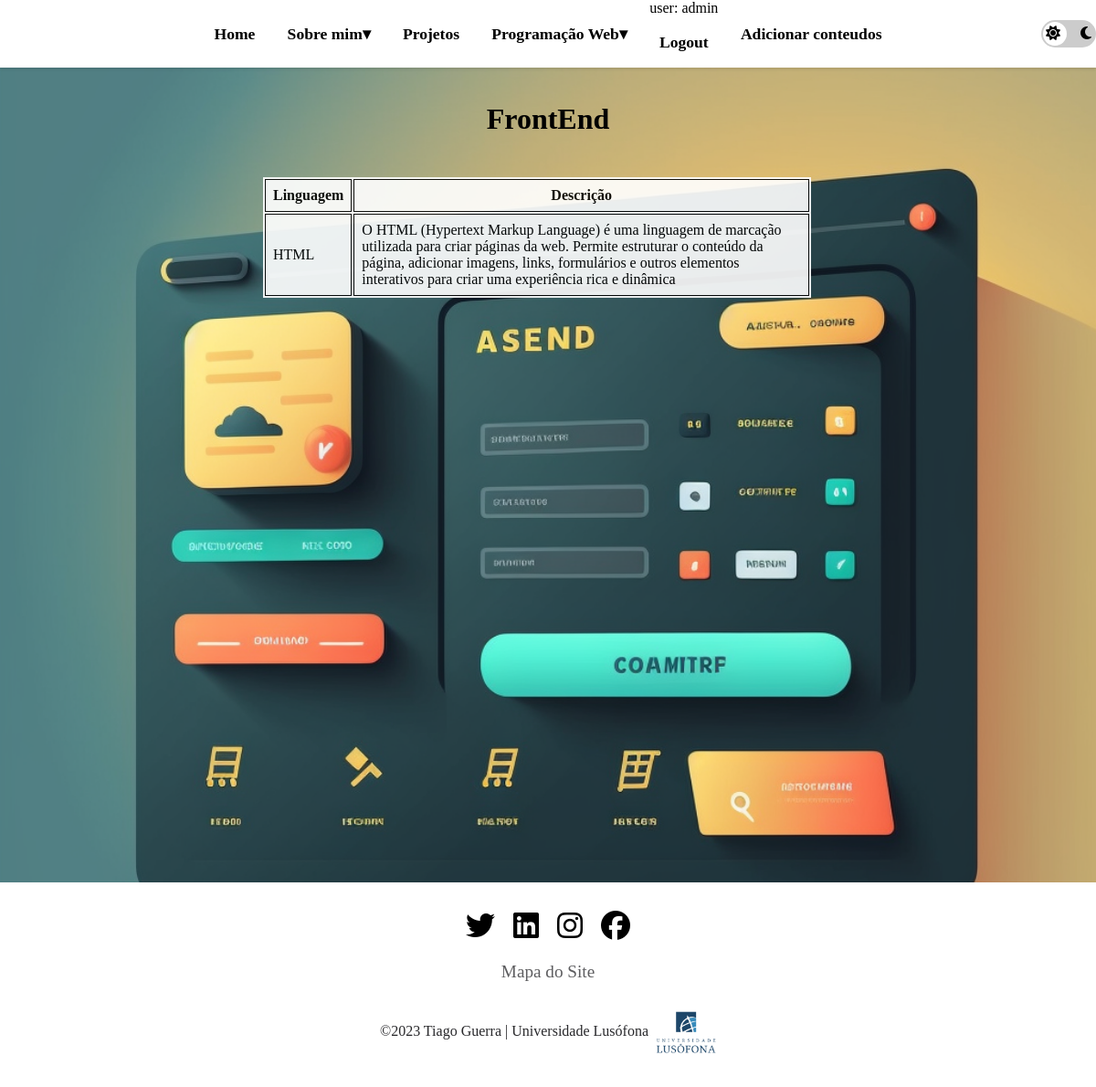
Screenshot of /frontend (signed in) with the database file from the repository.
### portfolio/models.py (models this page shows, shortened)
class Frontend(models.Model):
    nome = models.CharField(max_length=75, blank=True)
    descricao = models.TextField(max_length=2000, blank=True)

### portfolio/views.py (the view)
# urls.py: path('frontend', views.frontend_page_view, name='frontend'),
def frontend_page_view(request):
    frontend = Frontend.objects.all()
    return render(request, 'portfolio/frontend.html', {'frontend': frontend})

### portfolio/templates/portfolio/frontend.html (shortened to what this page needs)
{% extends 'portfolio/layout.html' %}
{% load static %}
{% block head %}
<link rel="stylesheet" href="{% static 'css/frontend.css' %}">
{% endblock %}
{% block main %}
    <h1>FrontEnd</h1>
    <table class="tabela1ano">
        <thead>
            <tr class="header-tr">
                <th>Linguagem</th>
                <th>Descrição</th>
            </tr>
        </thead>
        <tbody>
            <tr>
                {% for item in frontend %}
                  <td>{{ item.nome }}</td>
                  <td>{{ item.descricao }}</td>
                {% endfor %}
            </tr>
        </tbody>
    </table>
{% endblock %}

### portfolio/templates/portfolio/layout.html (shortened to what this page needs)
<!DOCTYPE html>
<html>
{% load static %}
  <head>
    <link rel="stylesheet" href="{% static 'css/geral-light.css' %}">
    {% block head %}
    {% endblock head %}
  </head>
  <body>
    <header>
      <nav>
        <ul>
          <li><a href="{% url 'portfolio:home' %}">Home</a></li>
          <li><a>Sobre mim</a>
          </li>
          <li><a href="{% url 'portfolio:projetos' %}">Projetos</a></li>
          <li><a>Programação Web</a>
          </li>
          <li>
            {% if request.user.is_authenticated %}
            user: {{request.user}}
            <a href="{% url 'portfolio:logout' %}">Logout</a>
            {% else %}
            <a href="{% url 'portfolio:login' %}">Login</a>
            {% endif %}
          </li>
          <li><a href="{% url 'portfolio:adiciona_conteudos' %}">Adicionar conteudos</a></li>
          <div class="toggle-container">
            <label class="toggle">
              <span class="slider"></span>
              <span class="icon sun"><i class="fas fa-sun"></i></span>
              <span class="icon moon"><i class="fas fa-moon"></i></span>
            </label>
          </div>
        </ul>
      </nav>
    </header>
    <main>
        {% block main %}
        {% endblock main %}
    </main>
    <footer class="footer">
      <ul class="social-icon">
        <li class="social-icon__item"><a class="social-icon__link" href="https://www.twitter.com" target="_blank">
          <i class="fa-brands fa-twitter"></i>
          </a></li>
        <li class="social-icon__item"><a class="social-icon__link" href="https://www.linkedin.com/in/tiago-guerra-6b911815a/" target="_blank">
          <i class="fa-brands fa-linkedin"></i>
          </a></li>
        <li class="social-icon__item"><a class="social-icon__link" href="https://www.instagram.com" target="_blank">
          <i class="fa-brands fa-instagram"></i>
          </a></li>
        <li class="social-icon__item"><a class="social-icon__link" href="https://www.facebook.com" target="_blank">
          <i class="fa-brands fa-facebook"></i>
          </a></li>
      </ul>
      <ul class="menu">
        <li class="menu__item"><a class="menu__link" href="{% url 'portfolio:sitemap' %}">Mapa do Site</a></li>
      </ul>
      <p>&copy;2023 Tiago Guerra | Universidade Lusófona <span class="logotipo"></span></p>
    </footer>
  </body>
</html>

### portfolio/static/css/geral-light.css (style rules this page uses)
html, body { height: 100%; margin: 0; padding: 0; }
header { position: sticky; top: 0; z-index: 999; }
main { flex: 1; }
nav { position: relative; }
nav ul, nav li, nav a { margin: 0; padding: 0; border: none; outline: none; }
nav ul { display: flex; flex-direction: row; justify-content: center; align-items: center; position: relative; background-color: white; box-shadow: 0 2px 3px rgba(0,0,0,0.1); }
nav ul li { display: block; position: relative; background-color: white; }
nav ul li a { display: block; padding: 1em; color: black; font-size: 1.1em; font-weight: bold; text-decoration: none; transition: color 0.3s ease-out; }
nav ul li > a:after { content: "▾"; }
nav ul li > a:only-child:after { content: ""; }
.footer { background: white; min-height: 80px; padding: 20px 50px; display: flex; justify-content: center; align-items: center; flex-direction: column; margin-top: 80vh; }
.social-icon, .menu { position: relative; display: flex; justify-content: center; align-items: center; margin: 10px 0; flex-wrap: wrap; }
.social-icon__item, .menu__item { list-style: none; }
.social-icon__link { font-size: 2rem; color: #fff; margin: 0 10px; display: inline-block; transition: 0.5s; }
.menu__link { font-size: 1.2rem; color: #28282B; margin: 0 10px; display: inline-block; transition: 0.5s; text-decoration: none; opacity: 0.75; font-weight: 300; }
.footer p { color: #28282B; margin: 15px 0 10px 0; font-size: 1rem; font-weight: 300; }
.toggle { display: inline-block; position: absolute; top: 50%; right: 0; transform: translateY(-50%); width: 60px; height: 30px; }
.toggle-container { display: flex; justify-content: center; }
.slider { position: absolute; cursor: pointer; top: 0; left: 0; right: 0; bottom: 0; background-color: #ccc; border-radius: 30px; -webkit-transition: .4s; transition: .4s; }
.slider:before { position: absolute; content: ""; height: 26px; width: 26px; left: 2px; bottom: 2px; background-color: white; border-radius: 50%; -webkit-transition: .4s; transition: .4s; }
.icon { position: absolute; top: 50%; -webkit-transform: translateY(-50%); -ms-transform: translateY(-50%); transform: translateY(-50%); font-size: 16px; }
.sun { left: 5px; }
.moon { right: 5px; }
i { color: black; }
div { background-color: white; }
.tabela1ano, .tabela2ano, .tabela3ano { background-color: white; color: black; }
.logotipo { background-image: url('../images/logotipo.png'); display: inline-block; width: 70px; height: 60px; background-repeat: no-repeat; background-size: cover; vertical-align: middle; }

### portfolio/static/css/frontend.css (style rules this page uses)
* { padding: 0; margin: 0; }
body { height: 100vh; background-image: url('../images/frontend.png'); background-position: center; background-repeat: no-repeat; background-position: center; background-size: cover; background-attachment: fixed; text-align: center; }
h1 { position: absolute; top: 14vh; width: 100%; }
table { display: inline-block; width: 50%; vertical-align: top; margin-right: 2%; margin-top: 15vh; opacity: 0.9; }
th, td { border: 1px solid black; padding: 8px; text-align: left; }
th { text-align: center; }
.header-tr { font-weight: bold; }

### rows the page displays
Frontend: nome "HTML", descricao "O HTML (Hypertext Markup Language) é uma linguagem de marcação utilizada para criar páginas da web. Permite estruturar o conteúdo da página, adicionar imagens, links, formulários e outros elementos interativos para criar uma experiência rica e dinâmica"

### other values shown
{{ request.user }} "admin"
